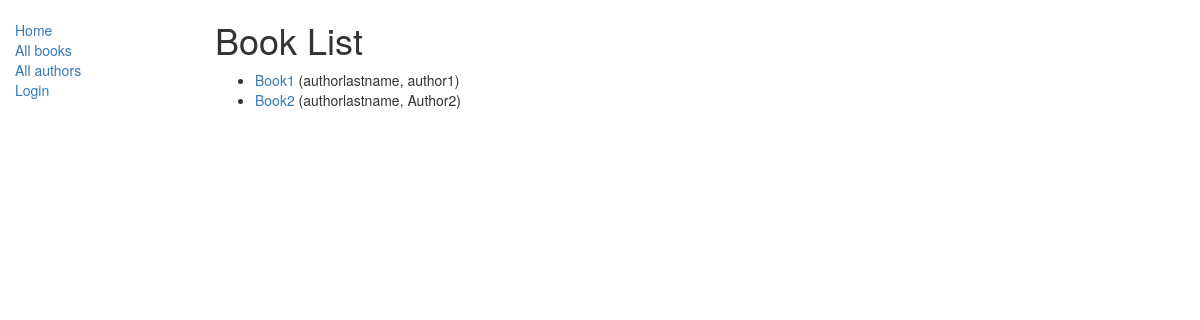
/catalog/books/, run on the app's committed database.
### catalog/models.py (models this page shows, shortened)
class Book(models.Model):
    title = models.CharField(max_length=200)
    author = models.ForeignKey('Author', on_delete=models.SET_NULL, null=True)
    summary = models.TextField(max_length=1000, help_text="Enter a brief discription")
    genre = models.ManyToManyField(Genre)
    def get_absolute_url(self):
        return reverse('book-detail', args=[str(self.id)])
    def display_genre(self):
        return ','.join([genre.name for genre in self.genre.all()[:3]])
    display_genre.short_description = 'Genre'

class Author(models.Model):
    first_name = models.CharField(max_length=100)
    last_name = models.CharField(max_length=100)
    date_of_birth = models.DateField(null=True, blank=True)
    date_of_death = models.DateField('Died', null=True, blank=True)
    class Meta:
        ordering = ["last_name", "first_name"]
    def __str__(self):
        return '{0}, {1}'.format(self.last_name, self.first_name)

### catalog/views.py (the view)
# urls.py: path('books/',views.BookListView.as_view(),name='books'),
class BookListView(generic.ListView):
    model = Book
    paginate_by = 10

### catalog/templates/catalog/book_list.html
{% extends "base_generic.html" %}
{% block content %}
    <h1>Book List</h1>
    {% if book_list %}
    <ul>
      {% for book in book_list %}
      <li>
        <a href="{{ book.get_absolute_url }}">{{ book.title }}</a> ({{book.author}})
      </li>
      {% endfor %}
    </ul>
    {% else %}
      <p>There are no books in the library.</p>
    {% endif %}
{% endblock %}

### data on the page
Book: title "Book1", author "authorlastname, author1"
Book: title "Book2", author "authorlastname, Author2"
